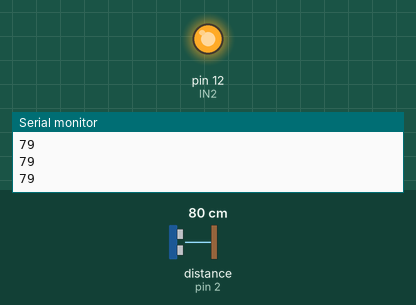
The sketch below on a simulated Arduino Uno, built with avr-gcc and run on an emulated ATmega328P. On the bench: output pins drawn as LEDs (lit = HIGH), the last lines printed to the serial monitor. Wiring (inferred from the names in the program): ultrasonic range finder: trigger pin 3; echo pin 2. Dashed ring = blinking. The test bench sets the inputs (shaded band); at power-on: distance to the obstacle (sensor on pin 2) 80 cm. The echo pulse lasts 58.3 µs per cm; pins used as bus, display or sensor lines are not drawn.

Above: at 1.2 s.
1.3 s: distance to the obstacle (sensor on pin 2) set to 148 cm
2.8 s: distance to the obstacle (sensor on pin 2) set to 156 cm
At 2.96 s:
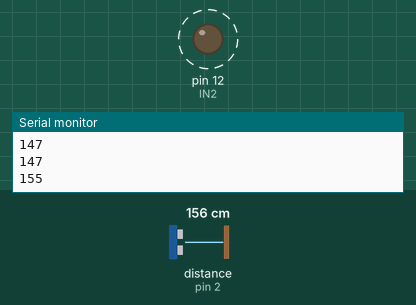
5.8 s: distance to the obstacle (sensor on pin 2) set to 2 cm
At 7.0 s:
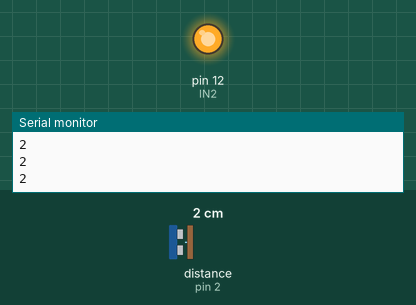
7.3 s: distance to the obstacle (sensor on pin 2) set to 250 cm
At 7.55 s:
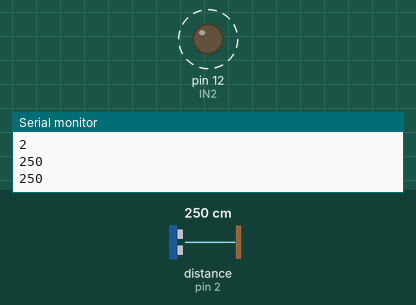
Timing chart, 0 to 11.3 s (numbered marks = the images above; inputs shaded):
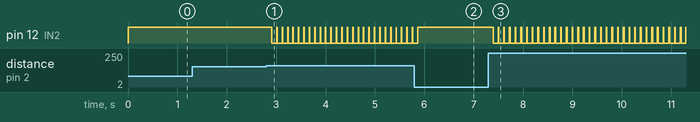

Measured:
- the behaviour switches between 151 and 152 cm on distance to the obstacle (sensor on pin 2) (found by bisection; images 0 and 1)
- after the input at 2.8 s, pin 12 (IN2): alternates HIGH for 0.01 s and LOW for 0.10 s, starting after 0.11 s
- after the input at 5.8 s, pin 12 (IN2): goes on until 5.9 s, then stays HIGH
- after the input at 7.3 s, pin 12 (IN2): alternates HIGH for 0.02 s and LOW for 0.10 s, starting after 0.09 s

The sketch:

ARDUINO.ino
```cpp
#define pingPin 3
#define echoPin 2
#define IN2 12


void setup()

{

Serial.begin (9600);

pinMode(pingPin, OUTPUT);

pinMode(echoPin, INPUT);

pinMode(IN2,OUTPUT);


}


void loop()

{

int duration;
digitalWrite(IN2,HIGH);


long  cm;
digitalWrite(pingPin, LOW);
delayMicroseconds(2);
digitalWrite(pingPin, HIGH);
delayMicroseconds(10);
digitalWrite(pingPin, LOW);
duration = pulseIn(echoPin, HIGH);

cm = microsecondsToCentimeters(duration); // calling methodSerial.print(inches);


if (cm > 150 && cm > 0 )

{

digitalWrite(IN2,LOW);
}Serial.println(cm);

delay(100);


}
long microsecondsToCentimeters(long microseconds) // method to covert microsec to centimeters
{
return (microseconds/2) / 29.1 ;
}
```
